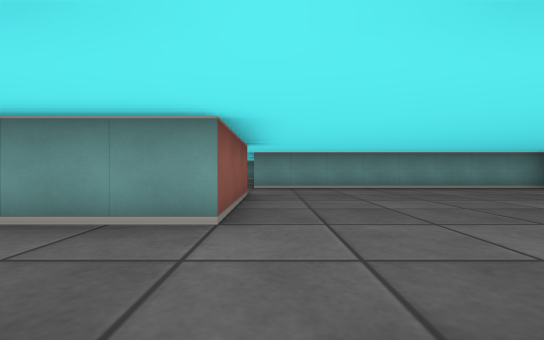
[1] (above)

22 first-person views from a walk through a cub3D ray-caster map. The camera is about half as high as the walls, looks level and sees 90° across. The floor is counted in squares. Each view is taken from the middle of a square. On the plan, view 1 faces up. The plan holds only what a view shows up to about 9 squares ahead; the rest is blank.

[2]
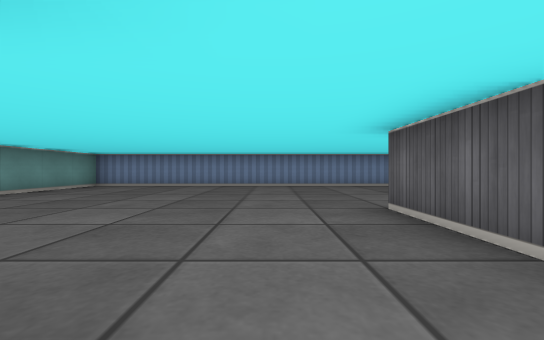

[3]
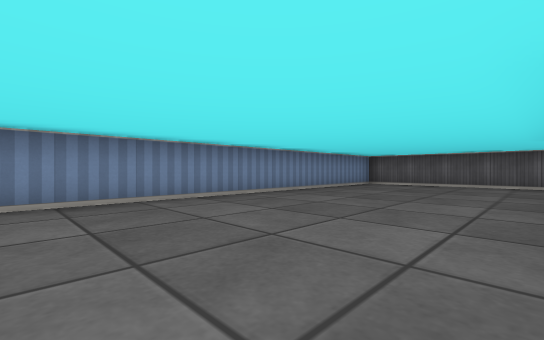

[4]
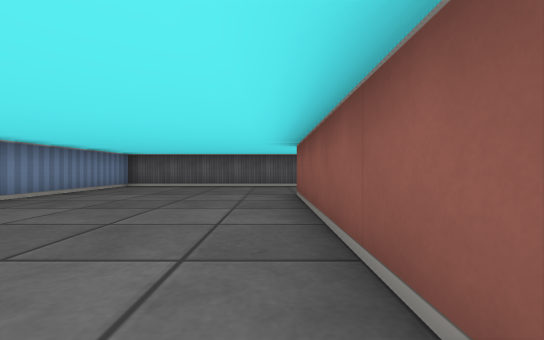

[5]
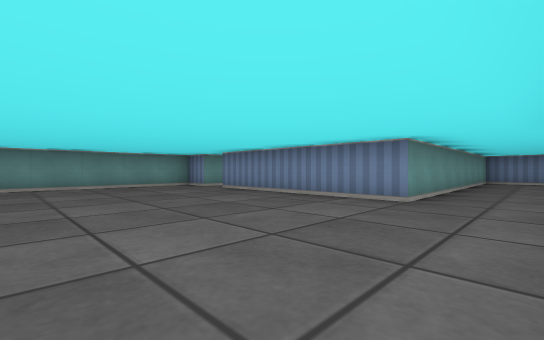

[6]
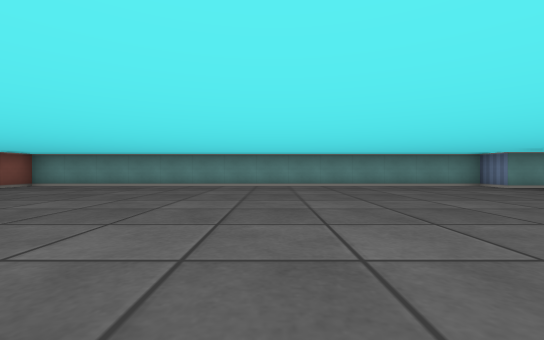

[7]
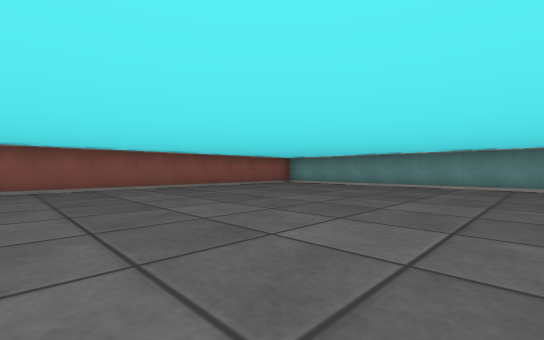

[8]
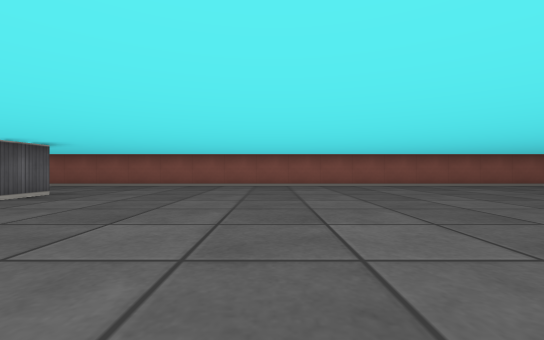

[9]
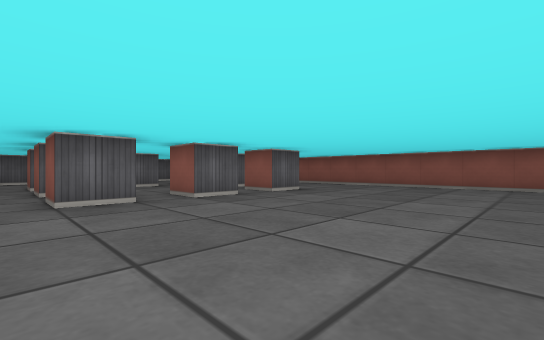

[10]
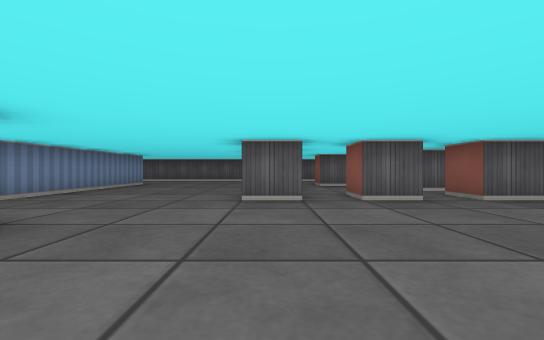

[11]
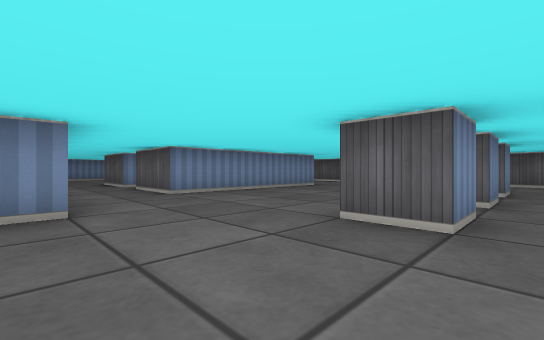

[12]
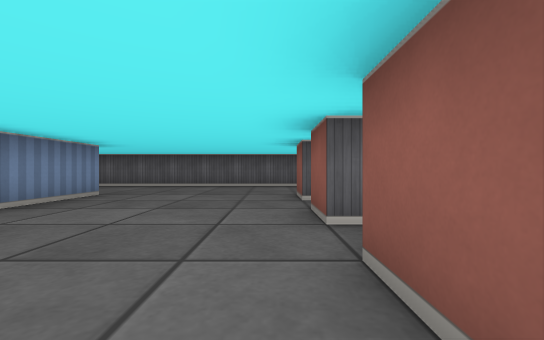

[13]
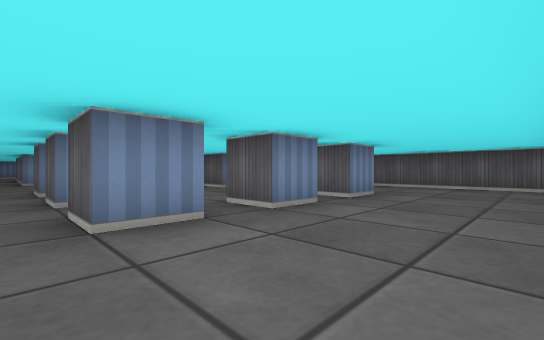

[14]
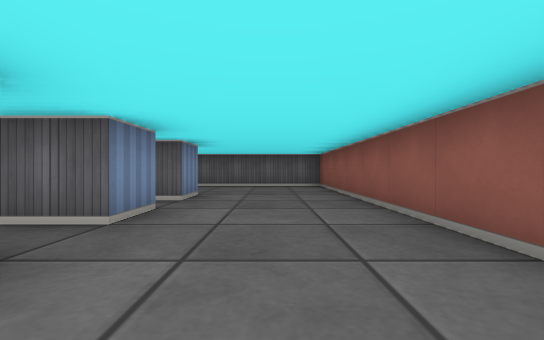

[15]
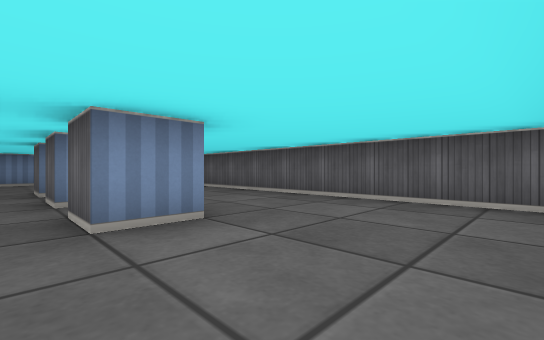

[16]
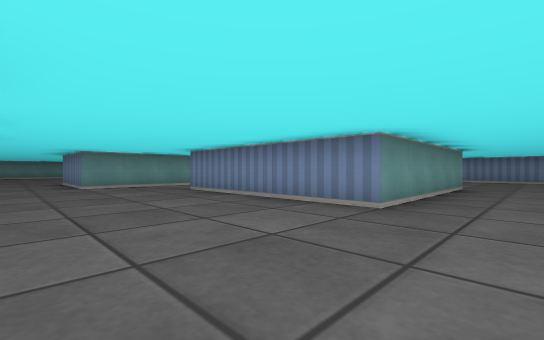

[17]
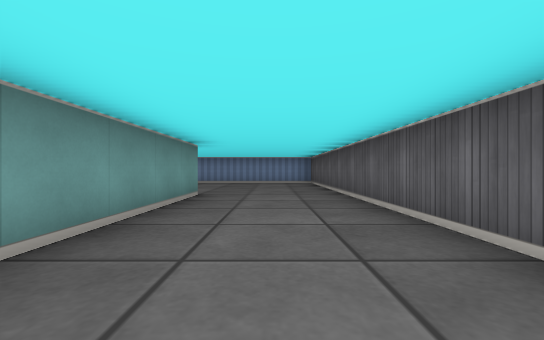

[18]
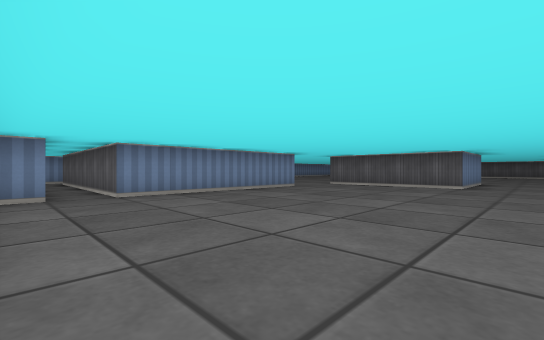

[19]
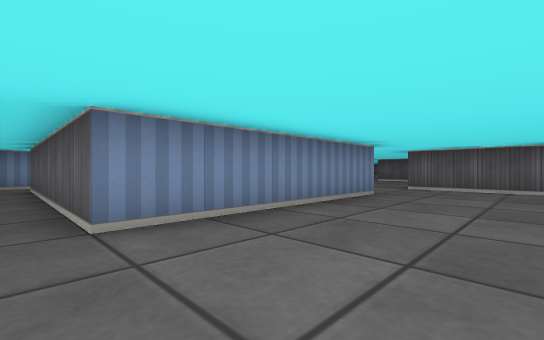

[20]
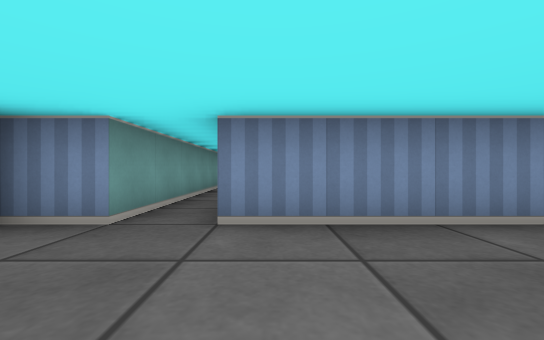

[21]
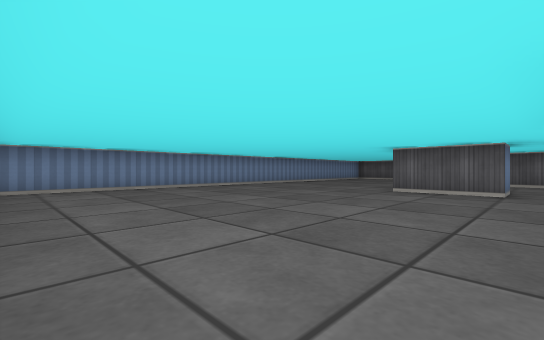

[22]
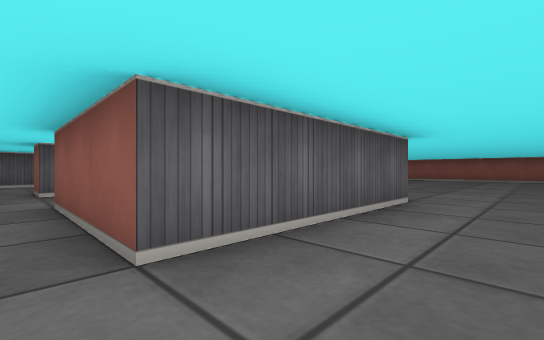

### Floor plan
Ten units are one square. View 1 is at (0, 0); x grows to the right and y downward. Boxes are objects, and circles mark ways between rooms. Rooms are numbered by the first view taken in them; rooms with no view inside come last. Other rooms are left out.
<svg viewBox="-150 -150 230 230">
<path fill="none" stroke="#000" d="M5 4 5 -5M-8 35 8 35M-5 -5 -5 5M-45 -25 -45 -55 -5 -55 -5 -25 -45 -25M-75 5 -75 -5 -65 -5 -65 5M-95 -5 -85 -5 -85 5M-75 25 -75 15 -65 15 -65 25M5 -5 25 -5 25 45 -25 45 -25 -5 -5 -5M-115 5 -115 -5 -105 -5 -105 5M-75 44 -75 35 -65 35 -65 45M-95 35 -85 35M-115 25 -115 15 -105 15M-115 45 -115 35 -105 35M45 -135 -5 -135 -5 -145 -145 -145 -145 75 75 75 75 -75 -5 -75 -5 -125 52 -125M65 -124 65 -130"/>
<circle cx="0" cy="0" r="3" fill="#2a7"/>
<text x="0" y="20">1</text>
<text x="-50" y="-30">2</text>
</svg>
Room 1 opens to room 2.

Where each view was taken, in squares from view 1:
view 1: 0 up, 0 right, facing up
view 2: 2 up, 1 left, facing right
view 3: 2 up, 3 right, facing down-right
view 4: 1 up, 3 right, facing down
view 5: 6 up, 5 left, facing up-right
view 6: 6 up, 7 left, facing up
view 7: 6 up, 7 left, facing up-left
view 8: 5 up, 6 left, facing left
view 9: 5 up, 6 left, facing down-left
view 10: 5 up, 7 left, facing down
view 11: 3 up, 8 left, facing down-right
view 12: 1 up, 6 left, facing down
view 13: 1 up, 14 left, facing down-right
view 14: 1 up, 13 left, facing down
view 15: 3 down, 14 left, facing down-right
view 16: 6 down, 6 left, facing up-right
view 17: 6 down, 3 left, facing right
view 18: 14 up, 6 left, facing down-right
view 19: 13 up, 3 left, facing down-right
view 20: 12 up, 3 left, facing right
view 21: 7 up, 0 right, facing down-right
view 22: 7 up, 0 right, facing down-left
